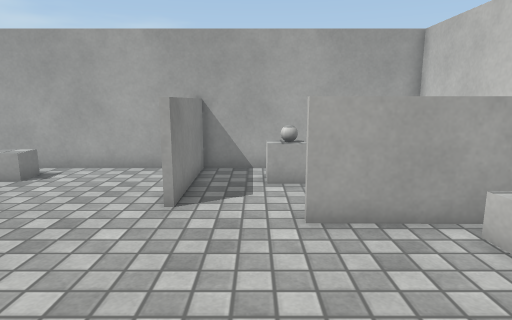
View 1 (above)

13 first-person views from a walk through a 3-D level made in the Unity game engine. The camera is 1.2 m above the floor, tilts 10° down and sees 75° across. The floor is counted in squares, 0.46 m on a side. Each view is taken from the middle of a square. On the plan, view 1 faces up. The plan holds only what a view shows up to about 20 squares ahead; the rest is blank. The player is left out. Surface patterns are stand-ins for the level's own textures.

View 2
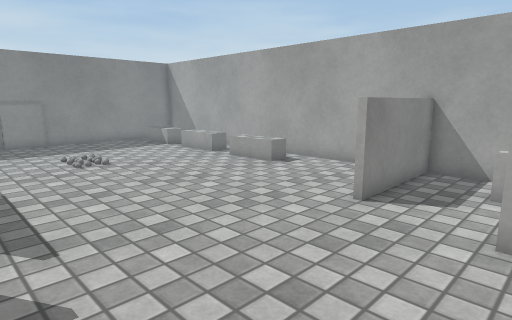

View 3
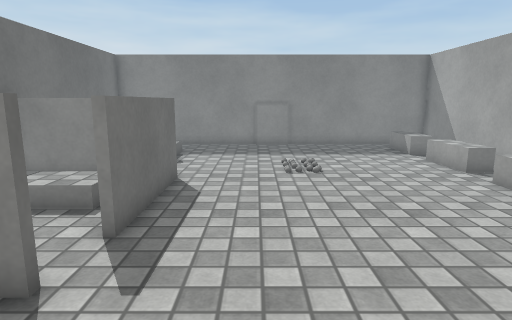

View 4
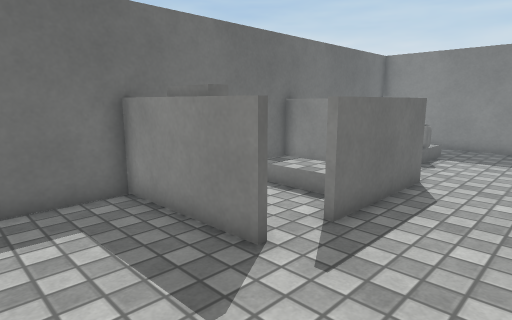

View 5
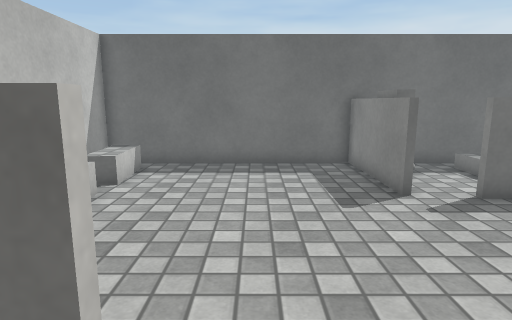

View 6
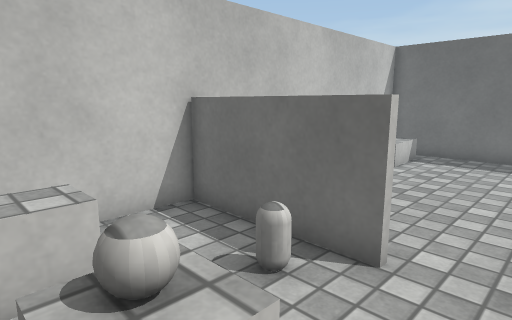

View 7
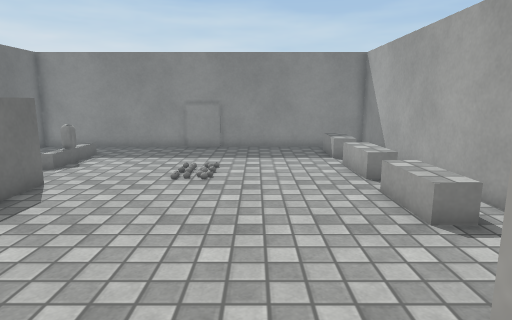

View 8
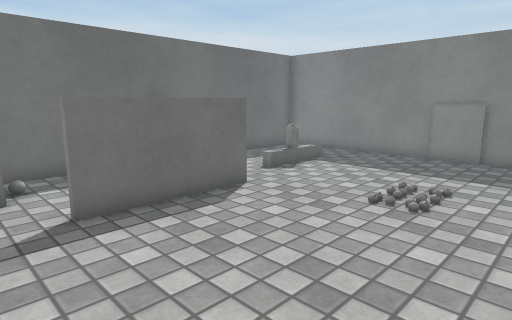

View 9
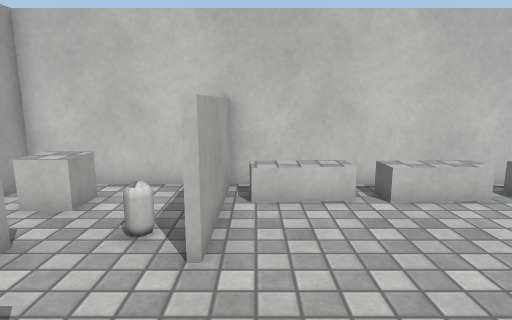

View 10
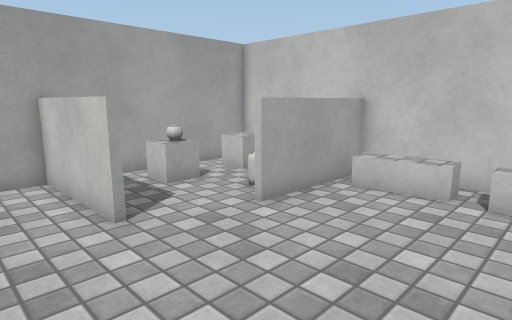

View 11
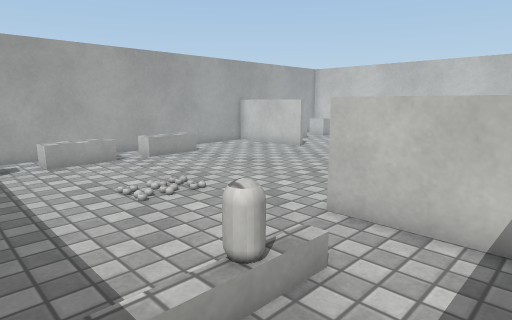

View 12
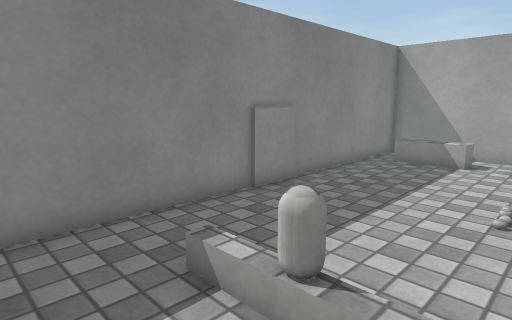

View 13
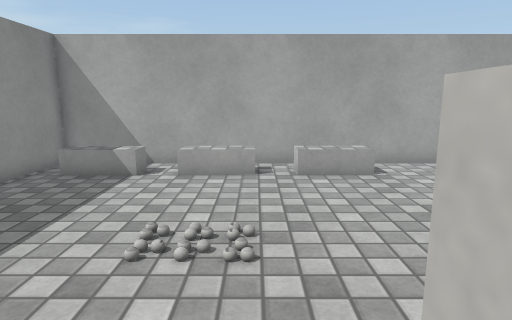

### Floor plan
Key: @ floor where view 1 was taken; # wall or solid block; . floor; = window, fence, low wall or low ledge; O other object.
Columns run from 20 left of view 1 to 6 right of it. Each row starts with its distance up from view 1.
 13 ###########################
 12 #   ..  ..........#.OOO.OO#
 11 #.OO..OO..OOO.....#.OOO.OO#
 10 #.................#..O..OO#
  9 #.................#.......#
  8 #.........................#
  7 #.....................###=#
  6 #........................O#
  5 #......O................. #
  4 #........................ #
  3 #.........................#
  2 #........................ #
  1 #........................ #
  0 #........##==#......@....O#
 -1 #..OOOO..# OO...#.........#
 -2 #........# OO..##........ #
 -3 #........# OO..##........ #
 -4 #........# ....##........ #
 -5 ###########################

Positions as (right, up) in squares from view 1, and headings:
1: (0, 0), facing up
2: (2, 0), facing up-left
3: (0, 3), facing left
4: (0, 4), facing down-left
5: (0, 9), facing down
6: (-1, 12), facing down-right
7: (-1, 7), facing left
8: (-4, 8), facing down-left
9: (-4, 6), facing right
10: (-5, 1), facing up-right
11: (-18, -4), facing up-right
12: (-13, -4), facing up-left
13: (-12, -1), facing up
